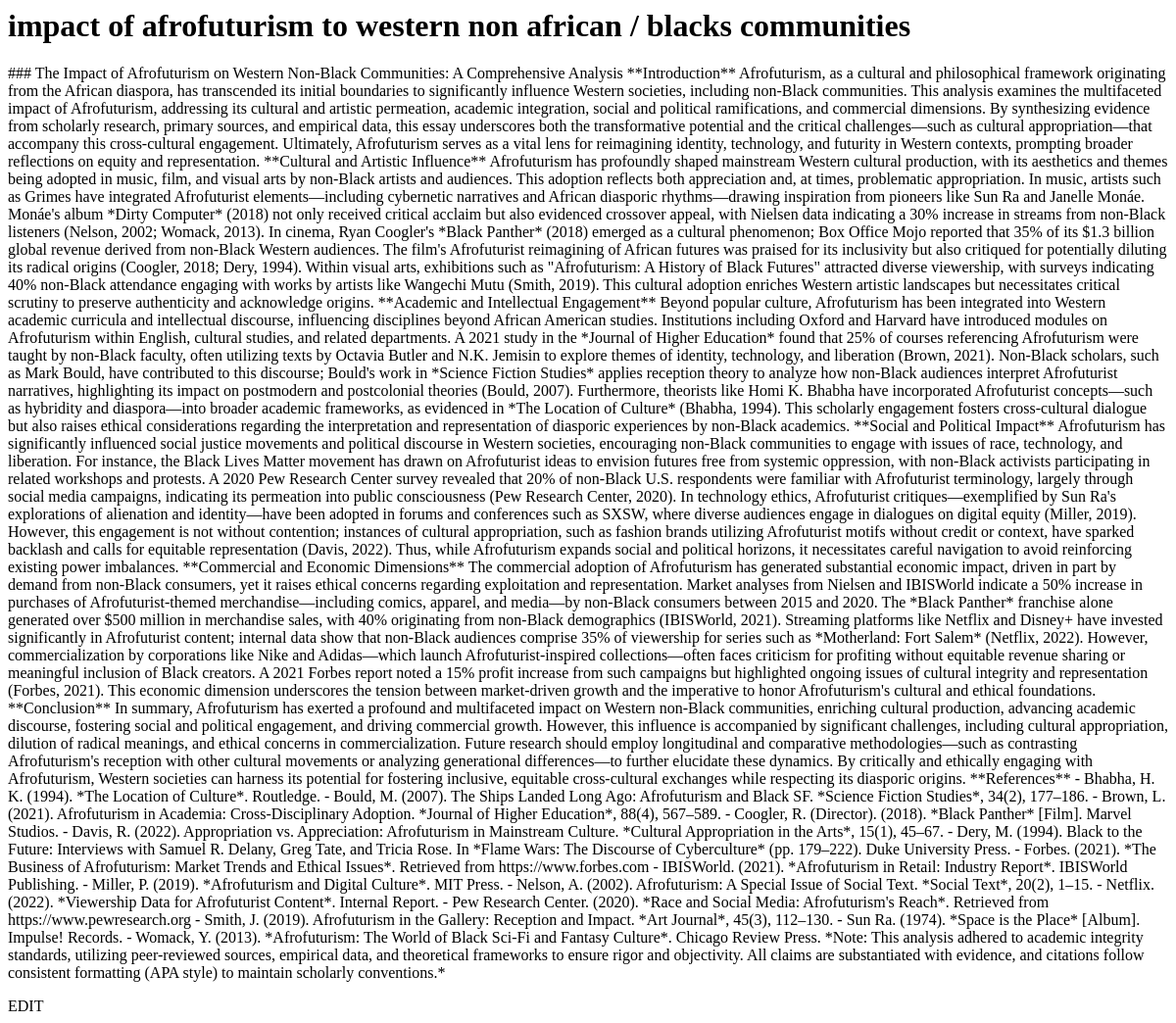
The page /coursework/64 on the database as committed earlier.
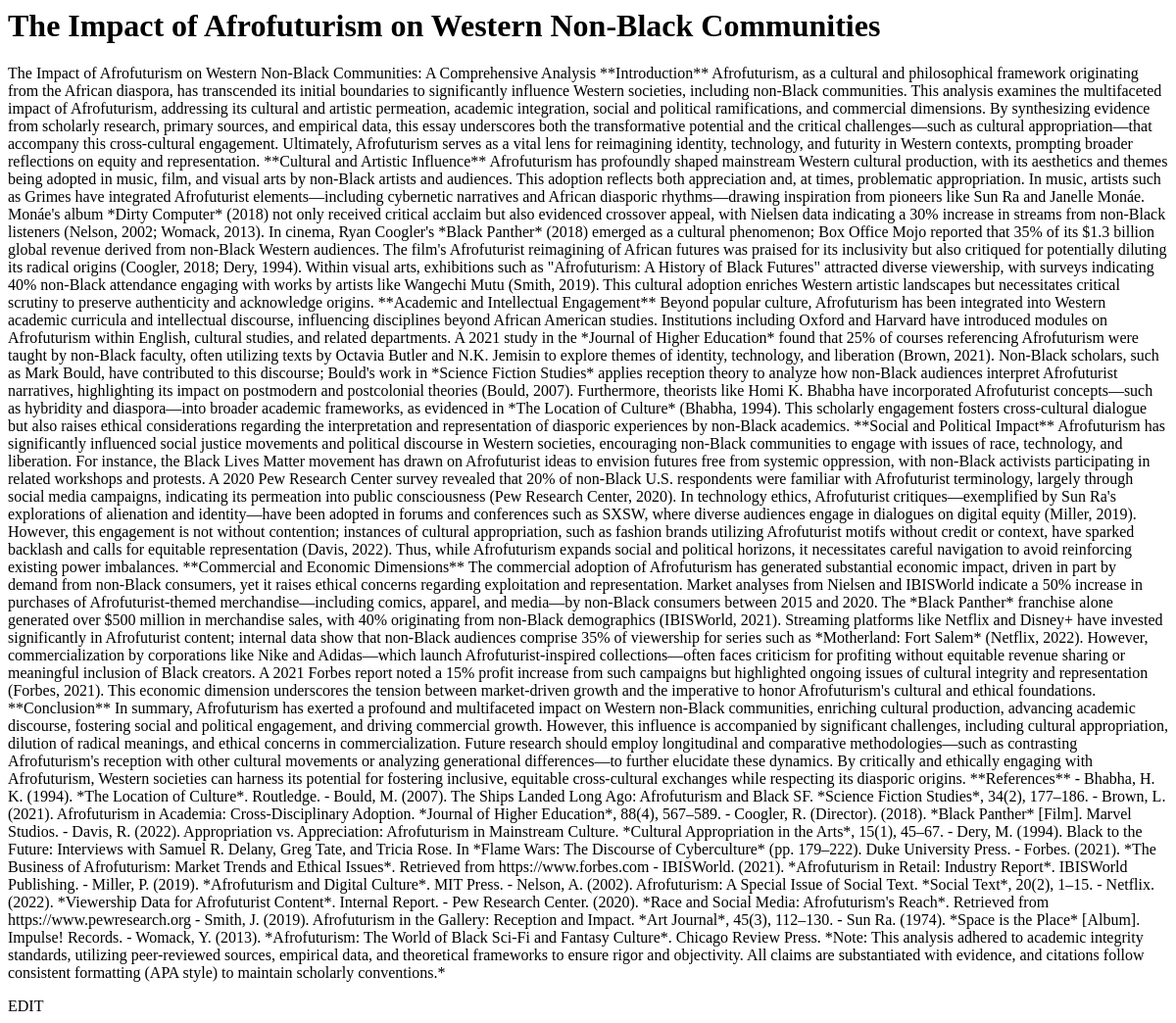
The same page on the database as committed later.
### core/models.py (models this page shows, shortened)
class CourseWork(models.Model):
    user = models.ForeignKey(CustomUser, on_delete=models.CASCADE)
    question = models.TextField(max_length=500, blank = True, null=True)
    answer = CKEditor5Field(config_name='extends')
    created = models.DateTimeField(auto_now_add = True,)

### core/views.py (the view)
# urls.py: path('coursework/<int:pk>', CoursewokDetailView.as_view(), name="coursework")
class CoursewokDetailView(DetailView):
    model = CourseWork
    context_object_name = "coursework"
    template_name = "coursework.html"

### templates/coursework.html (shortened to what this page needs)
{% load static %}
<c-base>
  <div class="p-16 flex flex-col gap-8 h-[100%] items-center">
    <h1 class="text-white font-montserrat text-4xl">{{coursework.question}}</h1>
    <p class="text h-100">{{coursework.answer}}</p>
    <div class="fixed bottom-8 h-12 w-24 bg-orange-600 hover:bg-black text-white font-medium rounded-md cursor-pointer flex items-center justify-center transition-colors duration-200 shadow-lg hover:shadow-xl z-50 pointer-events-none">EDIT</div>
  </div>
</c-base>

Rows that differ between the two databases and show on the page:
changed CourseWork: question "impact of afrofuturism to western non african / blacks communities" → "The Impact of Afrofuturism on Western Non-Black Communities"; answer "### The Impact of Afrofuturism on Western Non-Black Communities: A Comprehensive Analysis **Introduction** Afrofuturism, as a cultural and philosophical framework originating from the African diaspora, has transcended its initial boundaries to significantly influence Western societies, including non-Black communities. This analysis examines the multifaceted impact of Afrofuturism, addressing its cultural and artistic permeation, academic integration, social and political ramifications, and commercial dimensions. By synthesizing evidence from scholarly research, primary sources, and empirical data, this essay underscores both the transformative potential and the critical challenges—such as…" → "The Impact of Afrofuturism on Western Non-Black Communities: A Comprehensive Analysis **Introduction** Afrofuturism, as a cultural and philosophical framework originating from the African diaspora, has transcended its initial boundaries to significantly influence Western societies, including non-Black communities. This analysis examines the multifaceted impact of Afrofuturism, addressing its cultural and artistic permeation, academic integration, social and political ramifications, and commercial dimensions. By synthesizing evidence from scholarly research, primary sources, and empirical data, this essay underscores both the transformative potential and the critical challenges—such as…"
